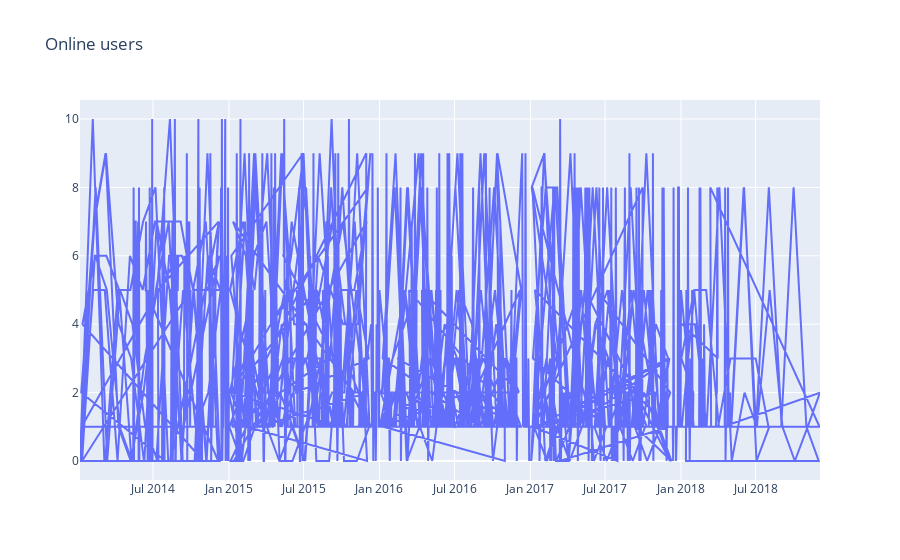

Source (notebook cell):
### Markdown cell above
Код для отрисовки графика

### Code cell
from plotly.offline import download_plotlyjs, init_notebook_mode, plot, iplot
from plotly import graph_objs as go
init_notebook_mode(connected = True)

def plotly_df(df, title = ''):
    data = []

    for column in df.columns:
        trace = go.Scatter(
            x = df.index,
            y = df[column],
            mode = 'lines',
            name = column
        )
        data.append(trace)

    layout = dict(title = title)
    fig = dict(data = data, layout = layout)
    iplot(fig, show_link=False)

dataset = pd.read_csv('hour_online.csv', index_col=['Time'], parse_dates=['Time'])
plotly_df(dataset, title = "Online users")

### Figure 1 — Plotly figure (JSON) as saved in the notebook; plotly's stock layout.template omitted (floating-point values rounded to 4 significant figures; data arrays with more than 128 entries replaced by an {"elided": "..."} marker saying what was removed)
{"data": [{"mode": "lines", "name": "Users", "type": "scatter", "x": {"elided": "1461 str values"}, "y": {"elided": "1461 int values"}}], "layout": {"title": {"text": "Online users"}}}
